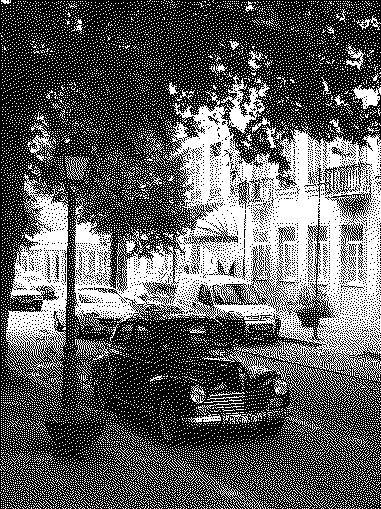
#> input picture Dithered_Image.png, 381 x 509 px
$ python -i image_dithering.py   (imports and definitions only)
#> lines starting #> are read from the running program, lines starting #| are printed output that depends on the picture
#> further down, picture is the input picture: shape (509, 381, 3); 37% white in thin lines or dots
import numpy as np
import cv2
from PIL import Image

class ImageDithering:

    @staticmethod
    def __open_image(name, img_scale=7):
#> called with img_scale = 7
        if isinstance(name, str):
            img = cv2.imread(name)
        else:
            img = name

        if img is None:
            print("Error: Could not open or find the image.")
            return None

        if len(img.shape) == 3:
            gray_img = cv2.cvtColor(img, cv2.COLOR_BGR2GRAY)
#> gray_img: shape (509, 381); 37% white in thin lines or dots
        else:
            gray_img = img

        float_img = np.float32(gray_img)
#> float_img: shape (509, 381) float32; 37% white in thin lines or dots

        resized_img = cv2.resize(
            float_img,
            (float_img.shape[1] // img_scale, float_img.shape[0] // img_scale)
        )
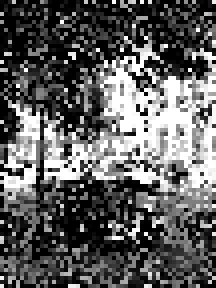
#> resized_img: shape (72, 54) float32 (shown 4 times larger); min 0, max 255, mean 96

        return resized_img

    @staticmethod
    def __dither(img):
        img = img.copy().astype(np.float32)
        linhas, colunas = img.shape
#> linhas = 72; colunas = 54

        for l in range(linhas):
            for c in range(colunas):
                pixelAntigo = img[l, c]
                pixelNovo = 255 if pixelAntigo > 127 else 0
                img[l, c] = pixelNovo
                erro = pixelAntigo - pixelNovo

                if c + 1 < colunas:
                    img[l, c + 1] += erro * 7 / 16
                if l + 1 < linhas:
                    if c > 0:
                        img[l + 1, c - 1] += erro * 3 / 16
                    img[l + 1, c] += erro * 5 / 16
                    if c + 1 < colunas:
                        img[l + 1, c + 1] += erro * 1 / 16
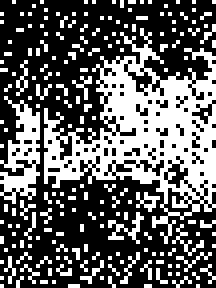
#> img: shape (72, 54) float32 (shown 4 times larger); 37.6% white in thin lines or dots

        return img.astype(np.uint8)
#> returned value: shape (72, 54); 37.6% white in thin lines or dots

    @staticmethod
    def processing(img_input, reducing_scale=7):
        img = ImageDithering.__open_image(img_input, reducing_scale)
        if img is None:
            raise ValueError("Could not process image")
        dithered_img = ImageDithering.__dither(img)
        # Convert to PIL and make 1-bit
        pil_img = Image.fromarray(dithered_img)
        img_1bit = pil_img.convert("1")
        return img_1bit

>>> import cv2
>>> picture = cv2.imread('../Dithered_Image.png')
>>> result = ImageDithering().processing(picture)
